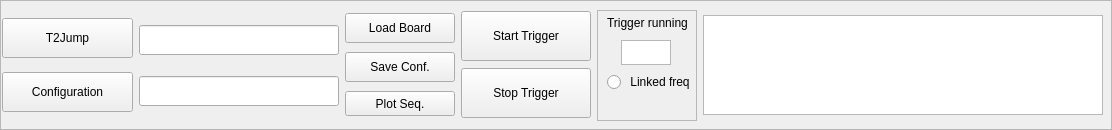
         <widget class="QFrame" name="frame_4">
          <property name="minimumSize">
           <size>
            <width>0</width>
            <height>125</height>
           </size>
          </property>
          <property name="frameShape">
           <enum>QFrame::StyledPanel</enum>
          </property>
          <property name="frameShadow">
           <enum>QFrame::Sunken</enum>
          </property>
          <widget class="QWidget" name="layoutWidget">
           <property name="geometry">
            <rect>
             <x>2</x>
             <y>10</y>
             <width>1101</width>
             <height>111</height>
            </rect>
           </property>
           <layout class="QHBoxLayout" name="horizontalLayout">
            <item>
             <layout class="QVBoxLayout" name="verticalLayout_4">
              <item>
               <widget class="QPushButton" name="T2JumpButton">
                <property name="sizePolicy">
                 <sizepolicy hsizetype="Minimum" vsizetype="Minimum">
                  <horstretch>0</horstretch>
                  <verstretch>0</verstretch>
                 </sizepolicy>
                </property>
                <property name="minimumSize">
                 <size>
                  <width>0</width>
                  <height>25</height>
                 </size>
                </property>
                <property name="maximumSize">
                 <size>
                  <width>16777215</width>
                  <height>40</height>
                 </size>
                </property>
                <property name="text">
                 <string>T2Jump</string>
                </property>
               </widget>
              </item>
              <item>
               <widget class="QPushButton" name="ConfigButton">
                <property name="sizePolicy">
                 <sizepolicy hsizetype="Minimum" vsizetype="Minimum">
                  <horstretch>0</horstretch>
                  <verstretch>0</verstretch>
                 </sizepolicy>
                </property>
                <property name="minimumSize">
                 <size>
                  <width>0</width>
                  <height>25</height>
                 </size>
                </property>
                <property name="maximumSize">
                 <size>
                  <width>16777215</width>
                  <height>40</height>
                 </size>
                </property>
                <property name="text">
                 <string>Configuration</string>
                </property>
               </widget>
              </item>
             </layout>
            </item>
            <item>
             <layout class="QVBoxLayout" name="verticalLayout_5">
              <item>
               <widget class="QLineEdit" name="T2JumpLine">
                <property name="sizePolicy">
                 <sizepolicy hsizetype="Minimum" vsizetype="Minimum">
                  <horstretch>0</horstretch>
                  <verstretch>0</verstretch>
                 </sizepolicy>
                </property>
                <property name="minimumSize">
                 <size>
                  <width>200</width>
                  <height>25</height>
                 </size>
                </property>
                <property name="maximumSize">
                 <size>
                  <width>250</width>
                  <height>30</height>
                 </size>
                </property>
               </widget>
              </item>
              <item>
               <widget class="QLineEdit" name="ConfigLine">
                <property name="sizePolicy">
                 <sizepolicy hsizetype="Minimum" vsizetype="Minimum">
                  <horstretch>0</horstretch>
                  <verstretch>0</verstretch>
                 </sizepolicy>
                </property>
                <property name="minimumSize">
                 <size>
                  <width>200</width>
                  <height>25</height>
                 </size>
                </property>
                <property name="maximumSize">
                 <size>
                  <width>250</width>
                  <height>30</height>
                 </size>
                </property>
               </widget>
              </item>
             </layout>
            </item>
            <item>
             <layout class="QVBoxLayout" name="verticalLayout_7">
              <item>
               <widget class="QPushButton" name="LoadBoardButton">
                <property name="sizePolicy">
                 <sizepolicy hsizetype="Minimum" vsizetype="Minimum">
                  <horstretch>0</horstretch>
                  <verstretch>0</verstretch>
                 </sizepolicy>
                </property>
                <property name="minimumSize">
                 <size>
                  <width>100</width>
                  <height>25</height>
                 </size>
                </property>
                <property name="maximumSize">
                 <size>
                  <width>110</width>
                  <height>30</height>
                 </size>
                </property>
                <property name="text">
                 <string>Load Board</string>
                </property>
               </widget>
              </item>
              <item>
               <widget class="QPushButton" name="SaveConfigButton">
                <property name="sizePolicy">
                 <sizepolicy hsizetype="Minimum" vsizetype="Minimum">
                  <horstretch>0</horstretch>
                  <verstretch>0</verstretch>
                 </sizepolicy>
                </property>
                <property name="minimumSize">
                 <size>
                  <width>100</width>
                  <height>25</height>
                 </size>
                </property>
                <property name="maximumSize">
                 <size>
                  <width>110</width>
                  <height>30</height>
                 </size>
                </property>
                <property name="text">
                 <string>Save Conf.</string>
                </property>
               </widget>
              </item>
              <item>
               <widget class="QPushButton" name="PlotSequenceButton">
                <property name="sizePolicy">
                 <sizepolicy hsizetype="Minimum" vsizetype="Minimum">
                  <horstretch>0</horstretch>
                  <verstretch>0</verstretch>
                 </sizepolicy>
                </property>
                <property name="minimumSize">
                 <size>
                  <width>100</width>
                  <height>25</height>
                 </size>
                </property>
                <property name="maximumSize">
                 <size>
                  <width>110</width>
                  <height>25</height>
                 </size>
                </property>
                <property name="text">
                 <string>Plot Seq.</string>
                </property>
               </widget>
              </item>
             </layout>
            </item>
            <item>
             <layout class="QVBoxLayout" name="verticalLayout_6">
              <item>
               <widget class="QPushButton" name="StartTriggerButton">
                <property name="sizePolicy">
                 <sizepolicy hsizetype="Minimum" vsizetype="Minimum">
                  <horstretch>0</horstretch>
                  <verstretch>0</verstretch>
                 </sizepolicy>
                </property>
                <property name="minimumSize">
                 <size>
                  <width>110</width>
                  <height>25</height>
                 </size>
                </property>
                <property name="maximumSize">
                 <size>
                  <width>150</width>
                  <height>50</height>
                 </size>
                </property>
                <property name="text">
                 <string>Start Trigger</string>
                </property>
               </widget>
              </item>
              <item>
               <widget class="QPushButton" name="StopTriggerButton">
                <property name="sizePolicy">
                 <sizepolicy hsizetype="Minimum" vsizetype="Minimum">
                  <horstretch>0</horstretch>
                  <verstretch>0</verstretch>
                 </sizepolicy>
                </property>
                <property name="minimumSize">
                 <size>
                  <width>110</width>
                  <height>25</height>
                 </size>
                </property>
                <property name="maximumSize">
                 <size>
                  <width>150</width>
                  <height>50</height>
                 </size>
                </property>
                <property name="text">
                 <string>Stop Trigger</string>
                </property>
               </widget>
              </item>
             </layout>
            </item>
            <item>
             <widget class="QFrame" name="frame_14">
              <property name="sizePolicy">
               <sizepolicy hsizetype="Minimum" vsizetype="Minimum">
                <horstretch>0</horstretch>
                <verstretch>0</verstretch>
               </sizepolicy>
              </property>
              <property name="minimumSize">
               <size>
                <width>50</width>
                <height>50</height>
               </size>
              </property>
              <property name="maximumSize">
               <size>
                <width>100</width>
                <height>200</height>
               </size>
              </property>
              <property name="frameShape">
               <enum>QFrame::StyledPanel</enum>
              </property>
              <property name="frameShadow">
               <enum>QFrame::Sunken</enum>
              </property>
              <widget class="QRadioButton" name="LinkedFreqRadioButton">
               <property name="geometry">
                <rect>
                 <x>10</x>
                 <y>62</y>
                 <width>82</width>
                 <height>20</height>
                </rect>
               </property>
               <property name="minimumSize">
                <size>
                 <width>0</width>
                 <height>18</height>
                </size>
               </property>
               <property name="text">
                <string> Linked freq.</string>
               </property>
              </widget>
              <widget class="QLabel" name="Runing_Label">
               <property name="geometry">
                <rect>
                 <x>10</x>
                 <y>3</y>
                 <width>100</width>
                 <height>20</height>
                </rect>
               </property>
               <property name="sizePolicy">
                <sizepolicy hsizetype="Minimum" vsizetype="Minimum">
                 <horstretch>0</horstretch>
                 <verstretch>0</verstretch>
                </sizepolicy>
               </property>
               <property name="minimumSize">
                <size>
                 <width>100</width>
                 <height>20</height>
                </size>
               </property>
               <property name="maximumSize">
                <size>
                 <width>150</width>
                 <height>30</height>
                </size>
               </property>
               <property name="text">
                <string>Trigger running</string>
               </property>
              </widget>
              <widget class="QTextBrowser" name="RunningStatusBox">
               <property name="geometry">
                <rect>
                 <x>24</x>
                 <y>30</y>
                 <width>50</width>
                 <height>25</height>
                </rect>
               </property>
               <property name="sizePolicy">
                <sizepolicy hsizetype="Minimum" vsizetype="Minimum">
                 <horstretch>0</horstretch>
                 <verstretch>0</verstretch>
                </sizepolicy>
               </property>
               <property name="minimumSize">
                <size>
                 <width>50</width>
                 <height>25</height>
                </size>
               </property>
               <property name="maximumSize">
                <size>
                 <width>55</width>
                 <height>33</height>
                </size>
               </property>
               <property name="autoFillBackground">
                <bool>true</bool>
               </property>
              </widget>
             </widget>
            </item>
            <item>
             <widget class="QTextBrowser" name="TriggerLog">
              <property name="sizePolicy">
               <sizepolicy hsizetype="Minimum" vsizetype="Minimum">
                <horstretch>0</horstretch>
                <verstretch>0</verstretch>
               </sizepolicy>
              </property>
              <property name="minimumSize">
               <size>
                <width>400</width>
                <height>80</height>
               </size>
              </property>
              <property name="maximumSize">
               <size>
                <width>500</width>
                <height>100</height>
               </size>
              </property>
             </widget>
            </item>
           </layout>
          </widget>
         </widget>
